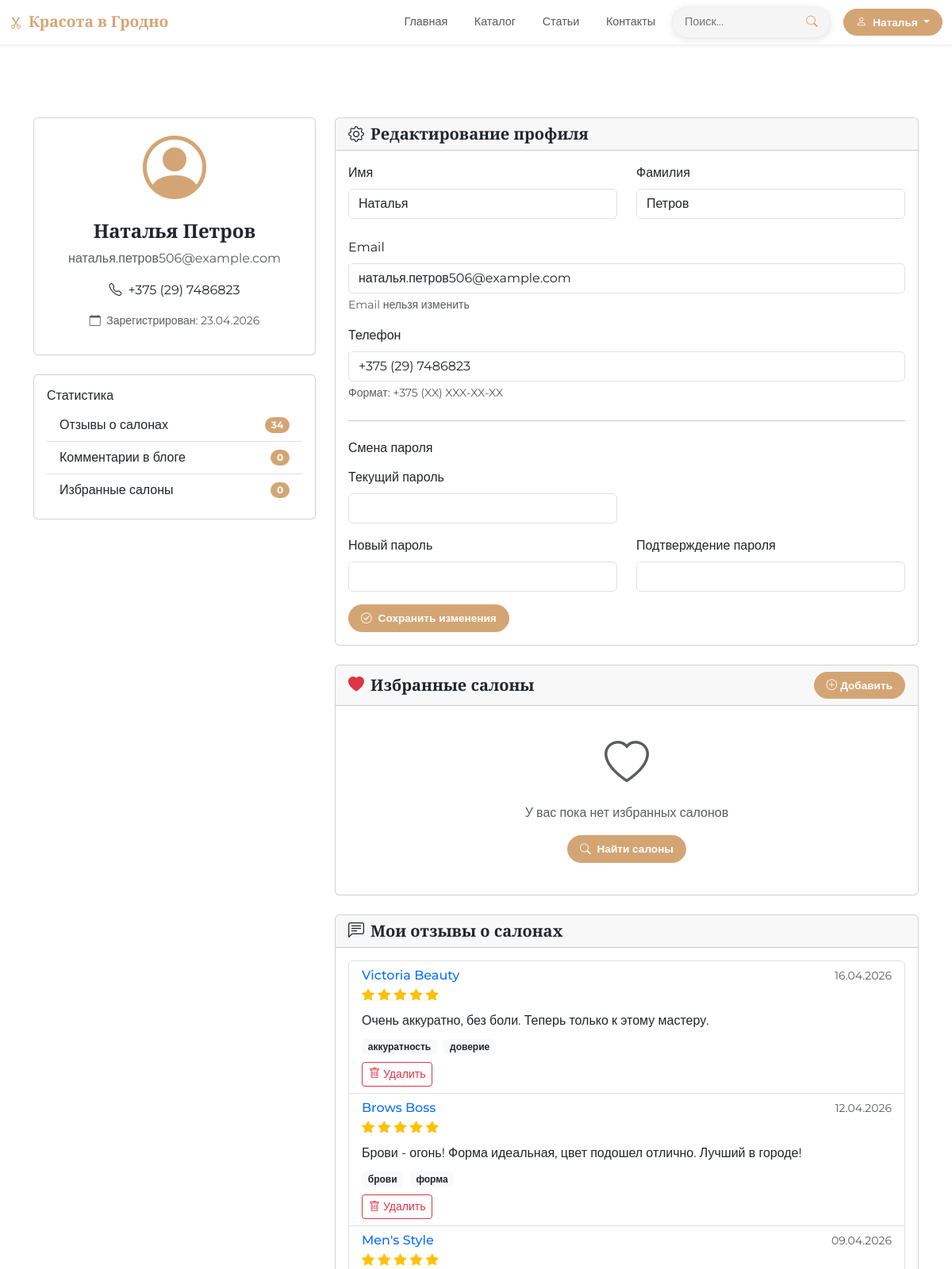
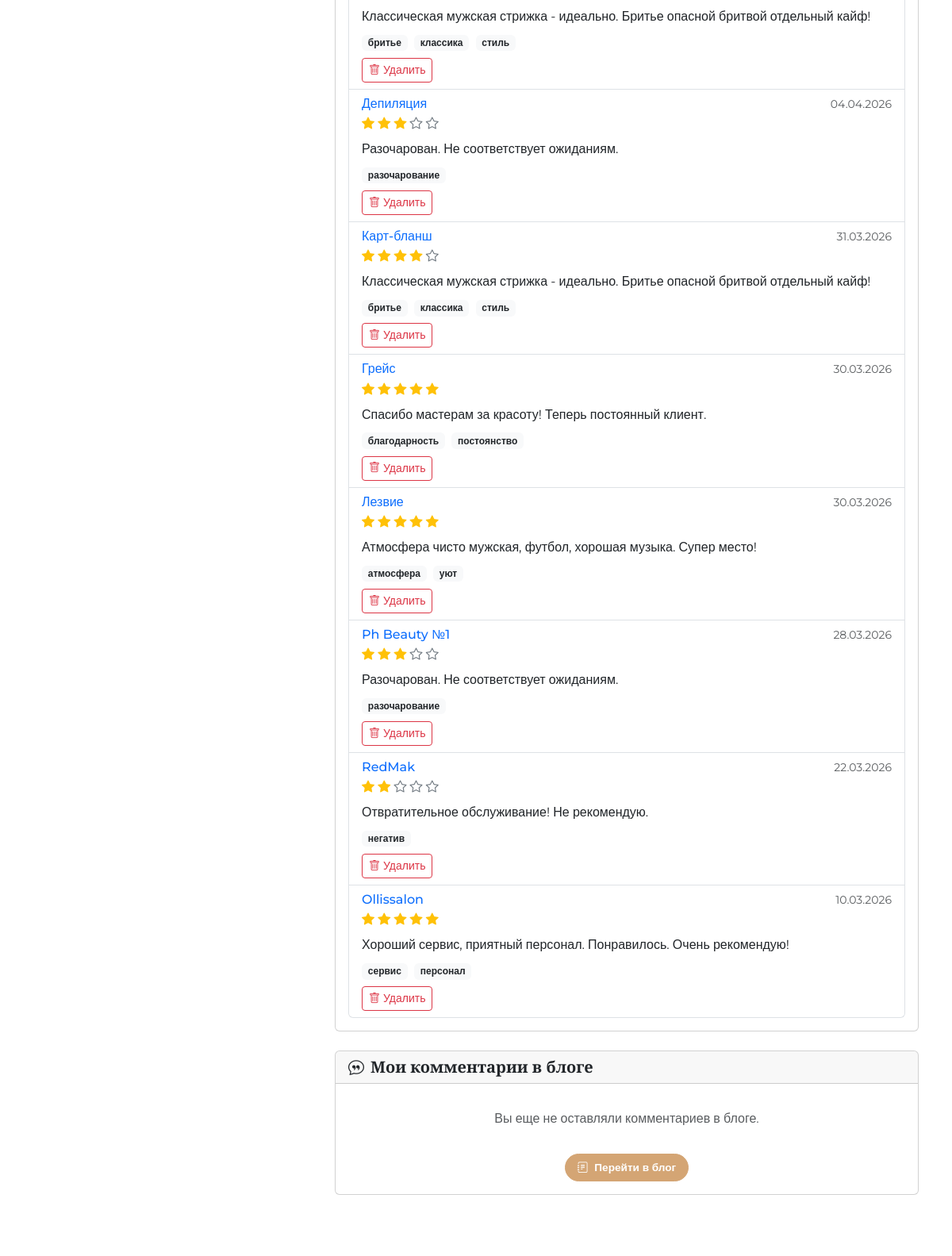
The app's page /profile (signed in, upper part) with its own data (2 pictures, top to bottom).
### models.py (models this page shows, shortened)
class User(db.Model, UserMixin):
    __tablename__ = 'users'
    id = db.Column(db.Integer, primary_key=True)
    email = db.Column(db.String(100), unique=True, nullable=False)
    first_name = db.Column(db.String(50))
    last_name = db.Column(db.String(50))
    password_hash = db.Column(db.String(255), nullable=False)
    is_active = db.Column(db.Boolean, default=True)
    created_at = db.Column(db.DateTime, default=datetime.now)
    is_admin = db.Column(db.Boolean, default=False)
    phone = db.Column(db.String(20))
    avatar_url = db.Column(db.String(300))
    favorite_salons = db.relationship('Salon', secondary=user_favorites, backref='fans', lazy='dynamic')

class Review(db.Model):
    __tablename__ = 'reviews'
    id = db.Column(db.Integer, primary_key=True)
    salon_id = db.Column(db.Integer, db.ForeignKey('salons.id'))
    author_name = db.Column(db.String(100))
    rating = db.Column(db.Integer)
    text = db.Column(db.Text)
    tags = db.Column(db.String(300))
    created_at = db.Column(db.DateTime, server_default=db.func.now())
    user_id = db.Column(db.Integer, db.ForeignKey('users.id'), nullable=True)
    user = db.relationship('User', backref='reviews', lazy=True)  # Добавлено

class Salon(db.Model):
    __tablename__ = 'salons'
    id = db.Column(db.Integer, primary_key=True)
    name = db.Column(db.String(200))
    category = db.Column(db.String(100))
    description = db.Column(db.Text)
    address = db.Column(db.String(300))
    district = db.Column(db.String(100))
    phone = db.Column(db.String(20))
    working_hours = db.Column(db.String(200))
    rating = db.Column(db.Float, default=0.0)
    reviews_count = db.Column(db.Integer, default=0)
    is_verified = db.Column(db.Boolean, default=False)
    image_url = db.Column(db.String(300), default='/static/img/default.png')
    created_at = db.Column(db.DateTime, server_default=db.func.now())
    social_instagram = db.Column(db.String(300))
    social_vk = db.Column(db.String(300))
    social_facebook = db.Column(db.String(300))
    social_telegram = db.Column(db.String(300))
    services = db.relationship('Service', backref='salon', lazy=True, cascade='all, delete-orphan')
    reviews = db.relationship('Review', backref='salon', lazy=True, cascade='all, delete-orphan')

### app.py (the view)
@app.route('/profile')
@login_required
def profile():
    user_reviews = Review.query.filter_by(
        user_id=current_user.id
    ).order_by(Review.created_at.desc()).limit(10).all()
    user_comments = BlogComment.query.filter_by(
        user_id=current_user.id
    ).order_by(BlogComment.created_at.desc()).limit(10).all()
    return render_template('profile.html',
        title='Мой профиль - Красота в Гродно',
        user_reviews=user_reviews,
        user_comments=user_comments
    )

### templates/profile.html (shortened to what this page needs)
{% extends "base.html" %}
{% block content %}
<div class="container mt-5 pt-4">
  <div class="row">
    <div class="col-md-4">
      <div class="card mb-4">
        <div class="card-body text-center">
          <div class="avatar mb-3">
            <i class="bi bi-person-circle display-1 text-beauty"></i>
          </div>
          <h4 class="card-title">{{ current_user.first_name or 'Пользователь' }} {{ current_user.last_name or '' }}</h4>
          <p class="text-muted">{{ current_user.email }}</p>
          {% if current_user.phone %}
          <p><i class="bi bi-telephone me-2"></i>{{ current_user.phone }}</p>
          {% endif %}
          <p class="small text-muted">
            <i class="bi bi-calendar me-1"></i>
            Зарегистрирован: {{ current_user.created_at.strftime('%d.%m.%Y') }}
          </p>
        </div>
      </div>
      <div class="card">
        <div class="card-body">
          <h6 class="card-title">Статистика</h6>
          <ul class="list-group list-group-flush">
            <li class="list-group-item d-flex justify-content-between align-items-center">
              Отзывы о салонах
              <span class="badge bg-beauty rounded-pill">{{ current_user.reviews|length }}</span>
            </li>
            <li class="list-group-item d-flex justify-content-between align-items-center">
              Комментарии в блоге
              <span class="badge bg-beauty rounded-pill">{{ current_user.blog_comments|length }}</span>
            </li>
            <li class="list-group-item d-flex justify-content-between align-items-center">
              Избранные салоны
              <span class="badge bg-beauty rounded-pill">{{ current_user.favorite_salons.count() }}</span>
            </li>
          </ul>
        </div>
      </div>
    </div>
    <div class="col-md-8">
      <div class="card mb-4">
        <div class="card-header">
          <h5 class="mb-0"><i class="bi bi-gear me-2"></i>Редактирование профиля</h5>
        </div>
        <div class="card-body">
          <form method="post" action="/profile/update" class="needs-validation" novalidate id="profileForm">
            <div class="row mb-3 ">
              <div class="col-md-6 mb-2">
                <label for="first_name" class="form-label">Имя</label>
                <input type="text" class="form-control" id="first_name" name="first_name"
                       value="{{ current_user.first_name or '' }}">
              </div>
              <div class="col-md-6">
                <label for="last_name" class="form-label">Фамилия</label>
                <input type="text" class="form-control" id="last_name" name="last_name"
                       value="{{ current_user.last_name or '' }}">
              </div>
            </div>
            <div class="mb-3">
              <label for="email" class="form-label">Email</label>
              <input type="email" class="form-control" id="email" value="{{ current_user.email }}" readonly>
              <div class="form-text">Email нельзя изменить</div>
            </div>
            <div class="mb-3">
            <label for="phone" class="form-label">Телефон</label>
            <input type="tel" class="form-control" id="phone" name="phone"
                  value="{{ current_user.phone or '' }}"
                  placeholder="+375 (XX) XXX-XX-XX"
                  pattern="\+375\s\([0-9]{2}\)\s[0-9]{3}-[0-9]{2}-[0-9]{2}">
            <div class="form-text">Формат: +375 (XX) XXX-XX-XX</div>
          </div>
            <hr class="my-4">
            <h6 class="mb-3">Смена пароля</h6>
            <div class="row mb-3">
              <div class="col-md-6">
                <label for="current_password" class="form-label">Текущий пароль</label>
                <input type="password" class="form-control" id="current_password" name="current_password">
              </div>
            </div>
            <div class="row mb-3">
              <div class="col-md-6">
                <label for="new_password" class="form-label">Новый пароль</label>
                <input type="password" class="form-control" id="new_password" name="new_password">
              </div>
              <div class="col-md-6">
                <label for="confirm_password" class="form-label">Подтверждение пароля</label>
                <input type="password" class="form-control" id="confirm_password" name="confirm_password">
              </div>
            </div>
            <button type="submit" class="btn btn-beauty">
              <i class="bi bi-check-circle me-2"></i>Сохранить изменения
            </button>
          </form>
        </div>
      </div>
<div class="card mb-4">
  <div class="card-header d-flex justify-content-between align-items-center">
    <h5 class="mb-0"><i class="bi bi-heart-fill text-danger me-2"></i>Избранные салоны</h5>
    <a href="/catalog" class="btn btn-sm btn-beauty">
      <i class="bi bi-plus-circle me-1"></i>Добавить
    </a>
  </div>
  <div class="card-body">
    {% set favorite_salons = current_user.favorite_salons.all() %}
    {% if favorite_salons %}
    <div class="list-group list-group-flush" id="favoritesContainer">
      {% for salon in favorite_salons %}
      <div class="list-group-item favorite-item px-0" data-salon-id="{{ salon.id }}">
        <div class="row align-items-center">
          <div class="col-3 col-md-2">
            <img src="{{ salon.image_url }}" alt="{{ salon.name }}" class="img-fluid rounded" style="width: 60px; height: 60px; object-fit: cover;">
          </div>
          <div class="col-6 col-md-7">
            <h6 class="mb-1">{{ salon.name }}</h6>
            <div class="rating small mb-1">
              {% for i in range(5) %}
                {% if i < salon.rating|int %}
                <i class="bi bi-star-fill text-warning"></i>
                {% elif i < salon.rating %}
                <i class="bi bi-star-half text-warning"></i>
                {% else %}
                <i class="bi bi-star text-secondary"></i>
                {% endif %}
              {% endfor %}
              <span class="text-muted ms-1">({{ salon.reviews_count }})</span>
            </div>
            <p class="small text-muted mb-0">
              <i class="bi bi-geo-alt me-1"></i>{{ salon.address|truncate(40) }}
            </p>
          </div>
          <div class="col-3 col-md-3 text-end">
            <a href="/catalog/{{ salon.id }}" class="btn btn-sm btn-beauty me-1 mb-1 mb-md-0">
              <i class="bi bi-eye"></i>
            </a>
            <button class="btn btn-sm btn-outline-danger remove-favorite" data-salon-id="{{ salon.id }}" data-salon-name="{{ salon.name }}">
              <i class="bi bi-trash"></i>
            </button>
          </div>
        </div>
      </div>
      {% endfor %}
    </div>
    {% else %}
    <div class="text-center py-4">
      <i class="bi bi-heart display-4 text-muted mb-3 d-block"></i>
      <p class="text-muted mb-3">У вас пока нет избранных салонов</p>
      <a href="/catalog" class="btn btn-beauty">
        <i class="bi bi-search me-2"></i>Найти салоны
      </a>
    </div>
    {% endif %}
  </div>
</div>
      <div class="card mb-4">
        <div class="card-header">
          <h5 class="mb-0"><i class="bi bi-chat-left-text me-2"></i>Мои отзывы о салонах</h5>
        </div>
        <div class="card-body">
          {% if user_reviews %}
          <div class="list-group">
            {% for review in user_reviews %}
            <div class="list-group-item">
              <div class="d-flex w-100 justify-content-between">
                <h6 class="mb-1">
                  <a href="/catalog/{{ review.salon_id }}" class="text-decoration-none">
                    {{ review.salon.name }}
                  </a>
                </h6>
                <small class="text-muted">{{ review.created_at.strftime('%d.%m.%Y') }}</small>
              </div>
              <div class="rating mb-2">
                {% for i in range(5) %}
                  {% if i < review.rating %}
                  <i class="bi bi-star-fill text-warning"></i>
                  {% else %}
                  <i class="bi bi-star text-secondary"></i>
                  {% endif %}
                {% endfor %}
              </div>
              <p class="mb-2">{{ review.text|truncate(200) }}</p>
              {% if review.tags %}
              <div class="mb-2">
                {% for tag in review.tags.split(',') %}
                <span class="badge bg-light text-dark me-1">{{ tag.strip() }}</span>
                {% endfor %}
              </div>
              {% endif %}
              <form method="post" action="/review/{{ review.id }}/delete" class="d-inline">
                <button type="submit" class="btn btn-sm btn-outline-danger"
                        onclick="return confirm('Удалить этот отзыв?')">
                  <i class="bi bi-trash me-1"></i>Удалить
                </button>
              </form>
            </div>
            {% endfor %}
          </div>
          {% endif %}
        </div>
      </div>
      <div class="card">
        <div class="card-header">
          <h5 class="mb-0"><i class="bi bi-chat-quote me-2"></i>Мои комментарии в блоге</h5>
        </div>
        <div class="card-body">
          {% if user_comments %}
          <div class="list-group">
            {% for comment in user_comments %}
            <div class="list-group-item">
              <div class="d-flex w-100 justify-content-between">
                <h6 class="mb-1">
                  <a href="/blog/{{ comment.post.slug }}" class="text-decoration-none">
                    {{ comment.post.title }}
                  </a>
                </h6>
                <small class="text-muted">{{ comment.created_at.strftime('%d.%m.%Y %H:%M') }}</small>
              </div>
              <p class="mb-2 mt-2">{{ comment.content|truncate(150) }}</p>
              <div class="d-flex justify-content-between align-items-center">
                <span class="badge {% if comment.is_approved %}bg-success{% else %}bg-warning{% endif %}">
                  {% if comment.is_approved %}Опубликован{% else %}На модерации{% endif %}
                </span>
                <form method="post" action="/comment/{{ comment.id }}/delete" class="d-inline">
                  <button type="submit" class="btn btn-sm btn-outline-danger"
                          onclick="return confirm('Удалить этот комментарий?')">
                    <i class="bi bi-trash me-1"></i>Удалить
                  </button>
                </form>
              </div>
            </div>
            {% endfor %}
          </div>
          {% else %}
          <p class="text-muted text-center py-3">Вы еще не оставляли комментариев в блоге.</p>
          <div class="text-center">
            <a href="/blog" class="btn btn-beauty">
              <i class="bi bi-journal-text me-2"></i>Перейти в блог
            </a>
          </div>
          {% endif %}
        </div>
      </div>
    </div>
  </div>
</div>
{% endblock %}

### templates/base.html (shortened to what this page needs)
<!DOCTYPE html>
<html lang="ru">
  <head>
    <link href="../static/css/bootstrap.min.css" rel="stylesheet" />
    <link
      rel="stylesheet"
      href="https://cdn.jsdelivr.net/npm/bootstrap-icons@1.10.0/font/bootstrap-icons.css"
    />
    <link rel="stylesheet" href="../static/css/style.css" />
  </head>
  <body>
    <nav class="navbar navbar-expand-lg navbar-light bg-white fixed-top shadow-sm">
  <div class="container">
    <a class="navbar-brand" href="/">
      <i class="bi bi-scissors me-2"></i><span class="brand-text">Красота в Гродно</span>
    </a>
    <div class="collapse navbar-collapse" id="navbarNav">
      <ul class="navbar-nav ms-auto">
        <li class="nav-item">
          <a class="nav-link" href="/">Главная</a>
        </li>
        <li class="nav-item">
          <a class="nav-link" href="/catalog">Каталог</a>
        </li>
        <li class="nav-item">
          <a class="nav-link" href="/blog">Статьи</a>
        </li>
        <li class="nav-item">
          <a class="nav-link" href="/contact">Контакты</a>
        </li>
      </ul>
      <div class="search-autocomplete navbar-search-form">
        <form action="/catalog/search" method="post" id="searchForm">
          <div class="navbar-search-container">
            <input
              type="text"
              class="navbar-search-input"
              id="searchInput"
              name="search_query"
              placeholder="Поиск..."
              aria-label="Поиск салонов"
              autocomplete="off"
            />
            <button class="navbar-search-btn" type="submit">
              <i class="bi bi-search"></i>
            </button>
          </div>
        </form>
      </div>
      <div class="user-section">
        {% if current_user.is_authenticated %}
        <div class="dropdown">
          <button class="btn btn-beauty dropdown-toggle" type="button" id="userDropdown" data-bs-toggle="dropdown">
            <i class="bi bi-person me-1"></i>
            {% if current_user.first_name %}
              {{ current_user.first_name|truncate(10, True, '...') }}
            {% else %}
              Аккаунт
            {% endif %}
          </button>
        </div>
        {% else %}
        <a class="btn btn-beauty" href="/login">
          <i class="bi bi-person me-1"></i> Войти
        </a>
        {% endif %}
      </div>
    </div>
  </div>
</nav>
    {% block content %}{% endblock %}
  </body>
</html>

### records on screen
User: first_name "Наталья", last_name "Петров", email "наталья.петров506@example.com", phone "+375 (29) 7486823", created_at "23.04.2026"
Review: salon.name "Victoria Beauty", created_at "16.04.2026", rating 5 (drawn), text "Очень аккуратно, без боли. Теперь только к этому мастеру.", strip "аккуратность" "доверие"
Review: salon.name "Brows Boss", created_at "12.04.2026", rating 5 (drawn), text "Брови - огонь! Форма идеальная, цвет подошел отлично. Лучший в городе!", strip "брови" "форма"
Review: salon.name "Men's Style", created_at "09.04.2026", rating 5 (drawn), text "Классическая мужская стрижка - идеально. Бритье опасной бритвой отдельный кайф!", strip "бритье" "классика" "стиль"
Review: salon.name "Депиляция", created_at "04.04.2026", rating 3 (drawn), text "Разочарован. Не соответствует ожиданиям.", strip "разочарование"
Review: salon.name "Карт-бланш", created_at "31.03.2026", rating 4 (drawn), text "Классическая мужская стрижка - идеально. Бритье опасной бритвой отдельный кайф!", strip "бритье" "классика" "стиль"
Review: salon.name "Грейс", created_at "30.03.2026", rating 5 (drawn), text "Спасибо мастерам за красоту! Теперь постоянный клиент.", strip "благодарность" "постоянство"
Review: salon.name "Лезвие", created_at "30.03.2026", rating 5 (drawn), text "Атмосфера чисто мужская, футбол, хорошая музыка. Супер место!", strip "атмосфера" "уют"
Review: salon.name "Ph Beauty №1", created_at "28.03.2026", rating 3 (drawn), text "Разочарован. Не соответствует ожиданиям.", strip "разочарование"
Review: salon.name "RedMak", created_at "22.03.2026", rating 2 (drawn), text "Отвратительное обслуживание! Не рекомендую.", strip "негатив"
Review: salon.name "Ollissalon", created_at "10.03.2026", rating 5 (drawn), text "Хороший сервис, приятный персонал. Понравилось. Очень рекомендую!", strip "сервис" "персонал"

### other values on screen
{{ current_user.reviews|length }} "34"
{{ current_user.blog_comments|length }} "0"
{{ current_user.favorite_salons.count() }} "0"
